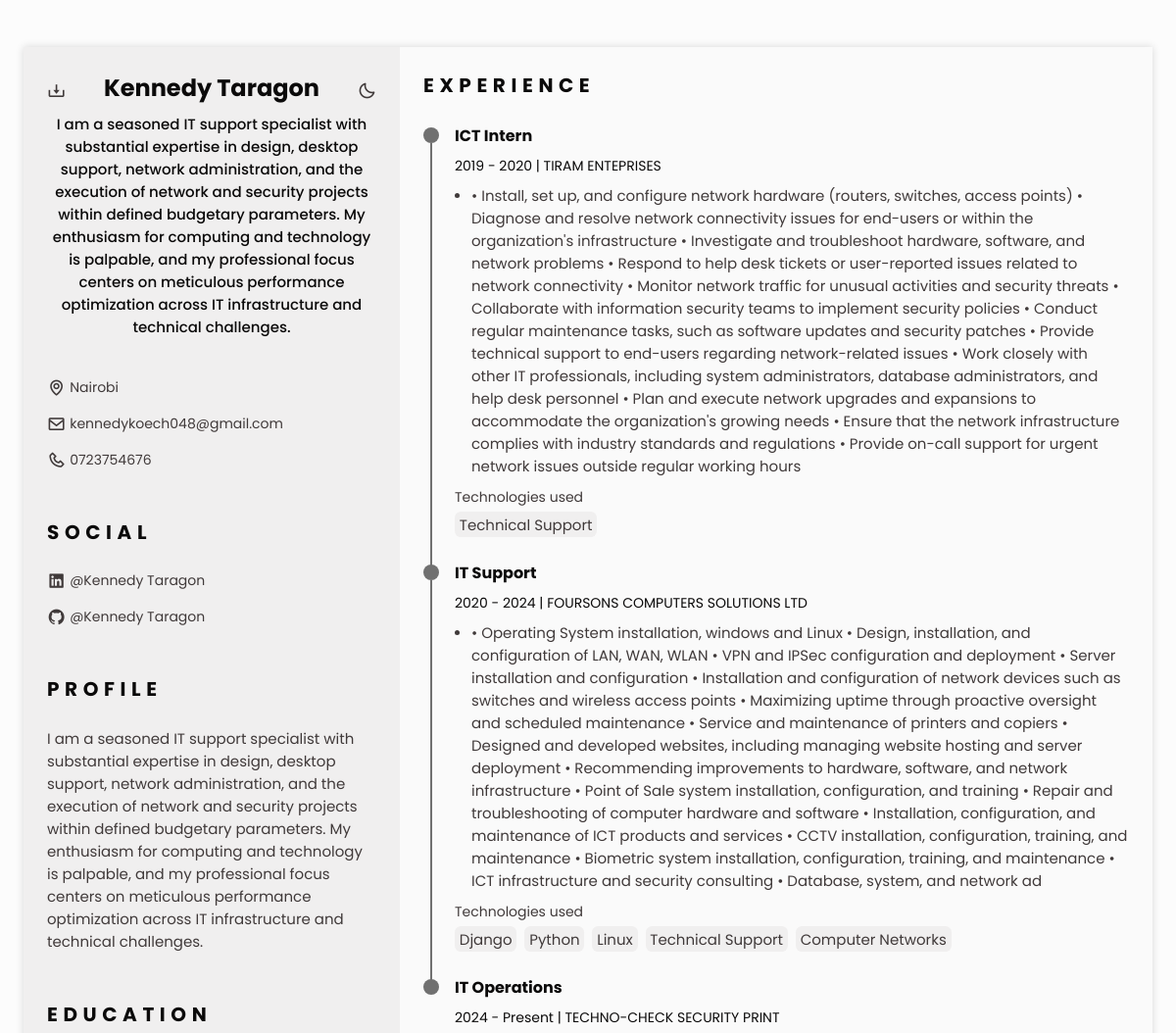
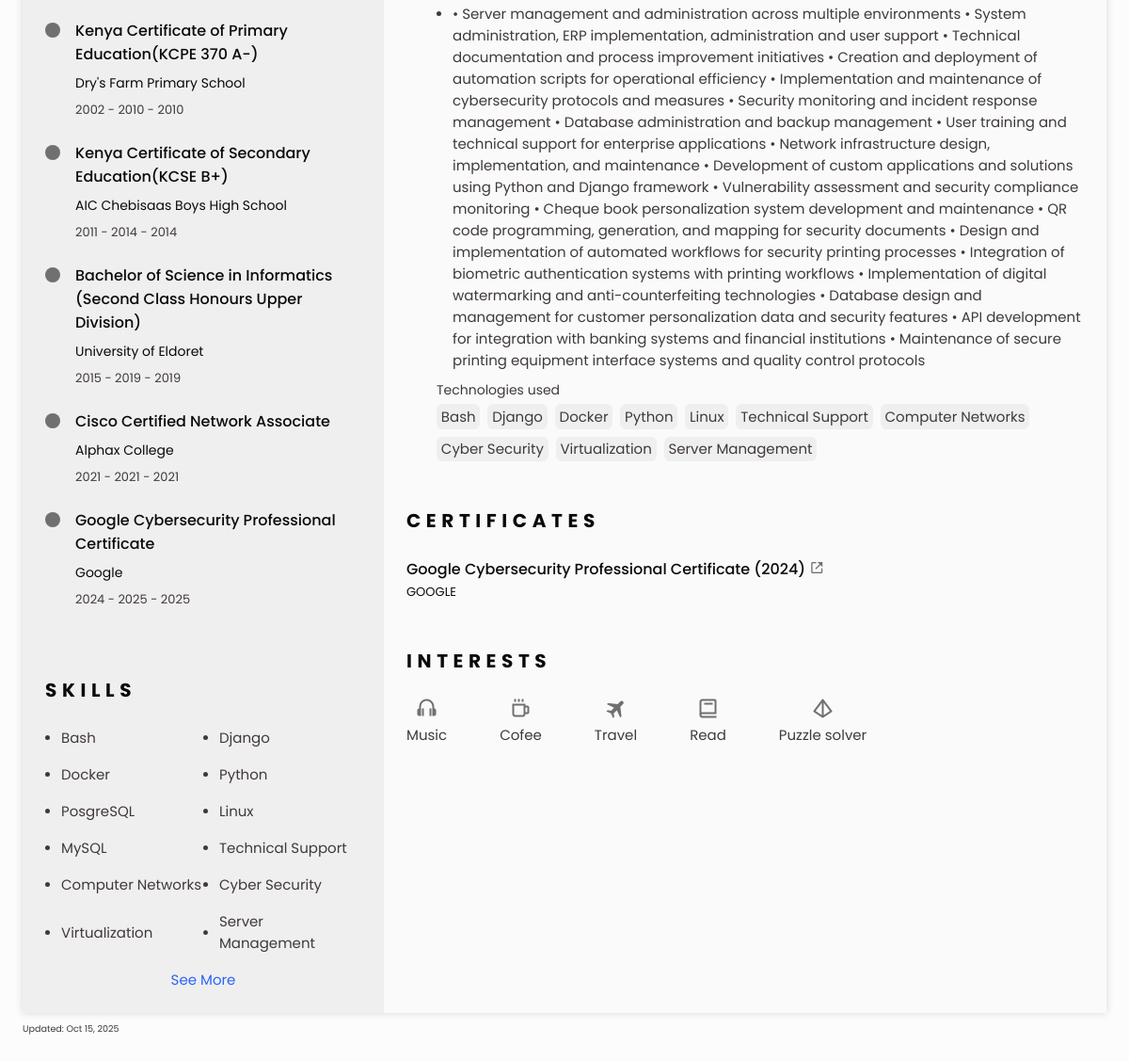
The page /digital_cv/ on the database its author committed (2 pictures, top to bottom).
### apps/portfolio/models.py (models this page shows, shortened)
class Personal(models.Model):
    name = models.CharField(max_length=50, blank=True, null=True)
    role = models.TextField(max_length=500, blank=True, null=True)
    mini_description = models.TextField(max_length=500, blank=True, null=True)
    cv_description = models.TextField(max_length=500, blank=True, null=True)
    cv_link = models.URLField(blank=True, null=True)
    photo = models.ImageField(upload_to='profile_pics/main', blank=True, null=True)
    github = models.URLField(blank=True, null=True)
    linkedin = models.URLField(blank=True, null=True)
    phone = models.CharField(max_length=20, blank=True, null=True)
    email = models.EmailField(blank=True, null=True)
    location = models.CharField(max_length=50, blank=True, null=True)

class Education(models.Model):
    school_name = models.CharField(max_length=200)
    degree = models.CharField(max_length=200)
    start_date = models.CharField(max_length=7)  # Store as string in "MMM YYYY" format
    end_date = models.CharField(max_length=7, null=True, blank=True)  # Store as string in "MMM YYYY" format
    @property
    def formatted_start_date(self):
        if len(self.start_date) == 7:
            month = self.start_date[:3].capitalize()
            year = self.start_date[3:]
            return f"{month} {year}"
        return self.start_date
    @property
    def formatted_end_date(self):
        if len(self.end_date) == 7:
            month = self.end_date[:3].capitalize()
            year = self.end_date[3:]
            return f"{month} {year}"
        return self.end_date
    class Meta:
        ordering = ['start_date']
    def date_range(self):
        return f"{self.formatted_start_date} - {self.formatted_end_date}"

class Technology(models.Model):
    name = models.CharField(max_length=100)
    photo = models.ImageField(upload_to='technologies/', blank=True, null=True)

class Experience(models.Model):
    title = models.CharField(max_length=200)
    company = models.CharField(max_length=200)
    start_date = models.CharField(max_length=7)  # Store as string in "MMM YYYY" format
    end_date = models.CharField(max_length=7, null=True, blank=True)  # Store as string in "MMM YYYY" format
    is_current = models.BooleanField(default=False)
    technologies = models.ManyToManyField('Technology')
    @property
    def formatted_start_date(self):
        if len(self.start_date) == 7:
            month = self.start_date[:3].capitalize()
            year = self.start_date[3:]
            return f"{month} {year}"
        return self.start_date
    @property
    def formatted_end_date(self):
        if len(self.end_date) == 7:
            month = self.end_date[:3].capitalize()
            year = self.end_date[3:]
            return f"{month} {year}"
        return self.end_date

class Description(models.Model):
    text = models.TextField()
    experience = models.ForeignKey(Experience, on_delete=models.CASCADE, related_name='descriptions')
    order_number = models.PositiveIntegerField(default=0)
    class Meta:
        unique_together = ('experience', 'order_number')

class Portfolio(models.Model):
    FILTER_CHOICES = [
        ('filter-project', 'Project'),
        ('filter-certification', 'Certification'),
        ('filter-badge', 'Badge'),
    ]
    name = models.CharField(max_length=100)
    filter = models.CharField(max_length=50, choices=FILTER_CHOICES)
    issuer = models.ForeignKey(Issuing_Organization, on_delete=models.CASCADE, null=True, blank=True)
    year = models.CharField(max_length=4, null=True, blank=True)
    object_fit = models.CharField(max_length=100, null=True, blank=True)
    def get_upload_to(self, filename):
        if self.filter == 'filter-project':
            return 'portfolio/project/{}'.format(filename)
        elif self.filter == 'filter-certification':
            return 'portfolio/certification/{}'.format(filename)
        elif self.filter == 'filter-badge':
            return 'portfolio/badge/{}'.format(filename)
    photo = models.ImageField(upload_to=get_upload_to, blank=True, null=True)
    link1 = models.URLField(blank=True, null=True)
    link2 = models.URLField(blank=True, null=True)
    link3 = models.URLField(blank=True, null=True)

class Issuing_Organization(models.Model):
    name = models.CharField(max_length=100)

### apps/portfolio/views.py (the view)
# urls.py: path('digital_cv/', DigitalCVPageView.as_view(), name='digital_cv'),
class DigitalCVPageView(TemplateView):
    template_name = 'portfolio/digital_cv.html'
    def get_context_data(self, **kwargs):
        context = super().get_context_data(**kwargs)
        experiences = Experience.objects.all()
        for experience in experiences:
            descriptions = Description.objects.filter(experience=experience).order_by('order_number')
            experience.descriptions.set(descriptions)
        context['experiences'] = experiences
        context['personal'] = Personal.objects.all()
        context['education'] = Education.objects.all()
        context['technologies'] = Technology.objects.all()
        context['portfolio'] = Portfolio.objects.filter(
            Q(filter='filter-certification')
        )
        grouped_portfolio = {}
        portfolios = sorted(context['portfolio'], key=attrgetter('year'), reverse=True)
        for item in portfolios:
            issuer_name = item.issuer.name if item.issuer else "Unknown Issuer"
            if issuer_name not in grouped_portfolio:
                grouped_portfolio[issuer_name] = []
            grouped_portfolio[issuer_name].append(item)
        context['grouped_portfolio'] = grouped_portfolio
        return context

### templates/portfolio/digital_cv.html (shortened to what this page needs)
{% load static %}
<!DOCTYPE html>
<html lang="en">
<head>
    <link rel="stylesheet" href="https://cdn.jsdelivr.net/npm/boxicons@latest/css/boxicons.min.css">
    <link rel="stylesheet" href="{% static 'assets/css/styles_cv.css' %}">
</head>
<body>
    <main class="l-main bd-container">
        <div class="resume" id="area-cv">
            <div class="resume__left">
                {% for personal_info in personal %}
                <section class="home" id="home">
                    <div class="home__container section bd-grid">
                        <div class="home__data bd-grid">
                            <h1 class="home__title"><b>{{ personal_info.name }}</b></h1>
                            <h3 class="home__profession">{{ personal_info.role }}</h3>
                        </div>
                        <div class="home__address bd-grid">
                            <span class="home__information">
                                <i class='bx bx-map home__icon'></i> {{ personal_info.location }}
                            </span>
                            <a href="mailto:kennedykoech048@gmail.com" target="_black" class="home__information">
                                <i class='bx bx-envelope home__icon'></i> {{ personal_info.email }}
                            </a>
                            <a href="tel:+254723754676" target="_black" class="home__information">
                                <i class='bx bx-phone home__icon'></i> {{ personal_info.phone }}
                            </a>
                        </div>
                    </div>
                    <i class="bx bx-moon change-theme" title="Theme" id="theme-button"></i>
                    <a title="Download PDF" class="bx bx-download generate-pdf"
                        href="{{ personal_info.cv_link }}" target="_blank"></a>
                </section>
                <section class="social section">
                    <h2 class="section-title">SOCIAL</h2>
                    <div class="social__container bd-grid">
                        <a href="{{ personal_info.linkedin }}" target="_blank" class="social__link">
                            <i class='bx bxl-linkedin-square social__icon'></i> @Kennedy Taragon
                        </a>
                        <a href="{{ personal_info.github }}" target="_blank" class="social__link">
                            <i class='bx bxl-github social__icon'></i> @Kennedy Taragon
                        </a>
                    </div>
                </section>
                <section class="profile section" id="profile">
                    <h2 class="section-title">Profile</h2>
                    <p class="profile__description">
                        {{ personal_info.cv_description }}
                    </p>
                </section>
                {% endfor %}
                <section class="education section" id="education">
                    <h2 class="section-title">Education</h2>
                    {% for education_info in education %}
                    <div class="education__container bd-grid">
                        <div class="education__content">
                            <div class="education__time">
                                <span class="education__rounder"></span>
                            </div>
                            <div class="education__data bd-grid">
                                <h3 class="education__title">{{ education_info.degree }}</h3>
                                <span class="education__studies">{{ education_info.school_name }}</span>
                                <span class="education__year">
                                    {{ education_info.date_range  }} -
                                    {% if education_info.is_current %}
                                    Present
                                    {% else %}
                                    {{ education_info.formatted_end_date }}
                                    {% endif %}
                                </span>
                            </div>
                        </div>
                    </div>
                    <br>
                    {% endfor %}
                </section>
                <section class="skills section hide" id="skills">
                    <h2 class="section-title">Skills</h2>
                    <div class="skills__content bd-grid">
                        {% for technologies_skills in technologies %}
                        <div class="skills__name">
                            <span class="skills__circle"></span> {{ technologies_skills.name }}
                        </div>
                        {% endfor %}
                    </div>
                    <a href="#" class="skills-button" id="skills-button">See More</a>
                </section>
            </div>
            <div class="resume__right">
                <section class="experience section" id="experience">
                    <h2 class="section-title">Experience</h2>
                    <div class="experience__container bd-grid">
                        {% for experience in experiences %}
                        <div class="experience__content">
                            <div class="experience__time">
                                <span class="experience__rounder"></span>
                                <span class="experience__line"></span>
                            </div>
                            <div class="experience__data bd-grid">
                                <h3 class="experience__title"><strong>{{ experience.title }}</strong></h3>
                                <span class="experience__company">
                                    {{ experience.formatted_start_date }} -
                                    {% if experience.is_current %}
                                    Present
                                    {% else %}
                                    {{ experience.formatted_end_date }}
                                    {% endif %}
                                    | {{ experience.company }}
                                </span>
                                <ul class="experience__list">
                                    {% for description in experience.descriptions.all|dictsort:"order_number" %}
                                    <li class="experience__description">
                                        <span class="experience__circle"></span>
                                        <div>{{ description.text }}</div>
                                    </li>
                                    {% endfor %}
                                </ul>
                                <div class="experience__technologies">
                                    <span>Technologies used</span>
                                    <ul class="experience__technologies-list">
                                        {% for technology in experience.technologies.all %}
                                        <li class="experience__technologies-item">{{ technology.name }}</li>
                                        {% endfor %}
                                    </ul>
                                </div>
                            </div>
                        </div>
                        {% endfor %}
                    </div>
                </section>
                <section class="certificate section" id="certificates">
                    <h2 class="section-title">Certificates</h2>
                    <div class="certificate__container bd-grid">
                        {% for issuer, portfolio_group in grouped_portfolio.items %}
                            <div class="certificate__content bd-grid">
                                {% for portfolio_info in portfolio_group %}
                                    <h3 class="certificate__title">{{ portfolio_info.name }} ({{ portfolio_info.year }}) <a class="nav__linkcert" href="{{ portfolio_info.link3 }}" target="_blank"><i class='bx bx-link-external'></i></a></h3>
                                {% endfor %}
                                <span class="certificate__company">{{ issuer }}</span>
                            </div>
                        {% endfor %}
                    </div>
                </section>
                <section class="interests section">
                    <h2 class="section-title">Interests</h2>
                    <div class="interests__container bd-grid">
                        <div class="interests__content">
                            <i class="bx bx-headphone interests__icon"></i>
                            <span class="interests__name">Music</span>
                        </div>
                        <div class="interests__content">
                            <i class="bx bx-coffee interests__icon"></i>
                            <span class="interests__name">Cofee</span>
                        </div>
                        <div class="interests__content">
                            <i class="bx bxs-plane-alt interests__icon"></i>
                            <span class="interests__name">Travel</span>
                        </div>
                        <div class="interests__content">
                            <i class="bx bx-book interests__icon"></i>
                            <span class="interests__name">Read</span>
                        </div>
                        <div class="interests__content">
                            <i class='bx bx-pyramid interests__icon'></i>
                            <span class="interests__name">Puzzle solver</span>
                        </div>
                    </div>
                </section>
            </div>
        </div>
        <p class="updated">Updated: Oct 15, 2025</p>
    </main>
</body>
</html>

### rows shown on the page
Personal: name "Kennedy Taragon", role "I am a seasoned IT support specialist with substantial expertise in design, desktop support, network administration, and the execution of network and security projects within defined budgetary parameters. My enthusiasm for computing and technology is palpable, and my professional focus centers on meticulous performance optimization across IT infrastructure and technical challenges.", location "Nairobi", email "kennedykoech048@gmail.com", phone "0723754676", cv_description "I am a seasoned IT support specialist with substantial expertise in design, desktop support, network administration, and the execution of network and security projects within defined budgetary parameters. My enthusiasm for computing and technology is palpable, and my professional focus centers on meticulous performance optimization across IT infrastructure and technical challenges."
Education: degree "Kenya Certificate of Primary Education(KCPE 370 A-)", school_name "Dry's Farm Primary School", date_range "2002 - 2010", formatted_end_date "2010"
Education: degree "Kenya Certificate of Secondary Education(KCSE B+)", school_name "AIC Chebisaas Boys High School", date_range "2011 - 2014", formatted_end_date "2014"
Education: degree "Bachelor of Science in Informatics (Second Class Honours Upper Division)", school_name "University of Eldoret", date_range "2015 - 2019", formatted_end_date "2019"
Education: degree "Cisco Certified Network Associate", school_name "Alphax College", date_range "2021 - 2021", formatted_end_date "2021"
Education: degree "Google Cybersecurity Professional Certificate", school_name "Google", date_range "2024 - 2025", formatted_end_date "2025"
Technology: name "Bash"
Technology: name "Django"
Technology: name "Docker"
Technology: name "Python"
Technology: name "PosgreSQL"
Technology: name "Linux"
Technology: name "MySQL"
Technology: name "Technical Support"
Technology: name "Computer Networks"
Technology: name "Cyber Security"
Technology: name "Virtualization"
Technology: name "Server Management"
Experience: title "ICT Intern", formatted_start_date "2019", formatted_end_date "2020", company "TIRAM ENTEPRISES"
Description: text "• Install, set up, and configure network hardware (routers, switches, access points) • Diagnose and resolve network connectivity issues for end-users or within the organization's infrastructure • Investigate and troubleshoot hardware, software, and network problems • Respond to help desk tickets or user-reported issues related to network connectivity • Monitor network traffic for unusual activities and security threats • Collaborate with information security teams to implement security policies • Conduct regular maintenance tasks, such as software updates and security patches • Provide technical support to end-users regarding network-related issues • Work closely with other IT…"
Experience: title "IT Support", formatted_start_date "2020", formatted_end_date "2024", company "FOURSONS COMPUTERS SOLUTIONS LTD"
Description: text "• Operating System installation, windows and Linux • Design, installation, and configuration of LAN, WAN, WLAN • VPN and IPSec configuration and deployment • Server installation and configuration • Installation and configuration of network devices such as switches and wireless access points • Maximizing uptime through proactive oversight and scheduled maintenance • Service and maintenance of printers and copiers • Designed and developed websites, including managing website hosting and server deployment • Recommending improvements to hardware, software, and network infrastructure • Point of Sale system installation, configuration, and training • Repair and troubleshooting of computer…"
Experience: title "IT Operations", formatted_start_date "2024", is_current "Present", company "TECHNO-CHECK SECURITY PRINT"
Description: text "• Server management and administration across multiple environments • System administration, ERP implementation, administration and user support • Technical documentation and process improvement initiatives • Creation and deployment of automation scripts for operational efficiency • Implementation and maintenance of cybersecurity protocols and measures • Security monitoring and incident response management • Database administration and backup management • User training and technical support for enterprise applications • Network infrastructure design, implementation, and maintenance • Development of custom applications and solutions using Python and Django framework • Vulnerability…"
Portfolio: name "Google Cybersecurity Professional Certificate", year "2024", name "GOOGLE"
